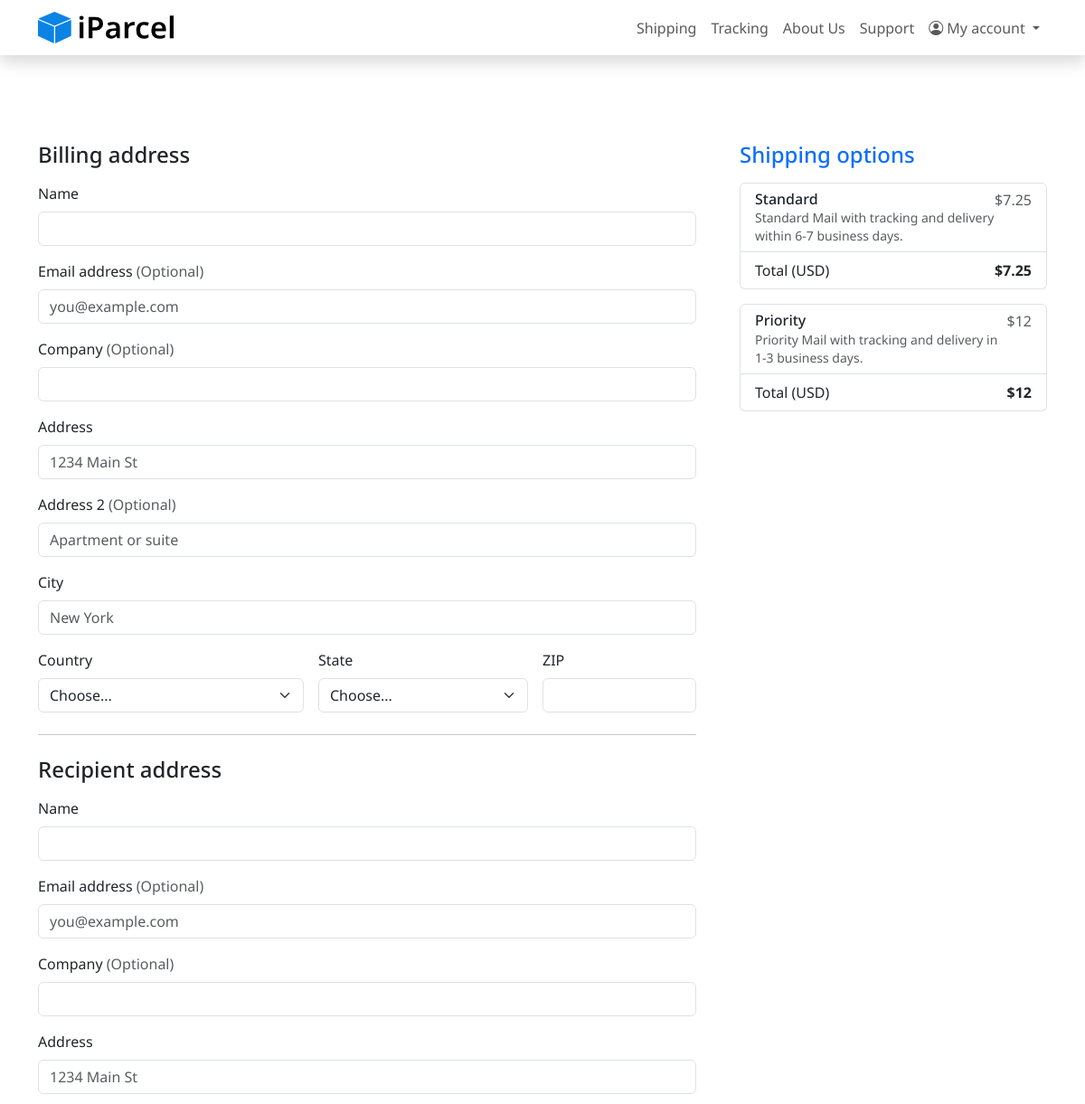
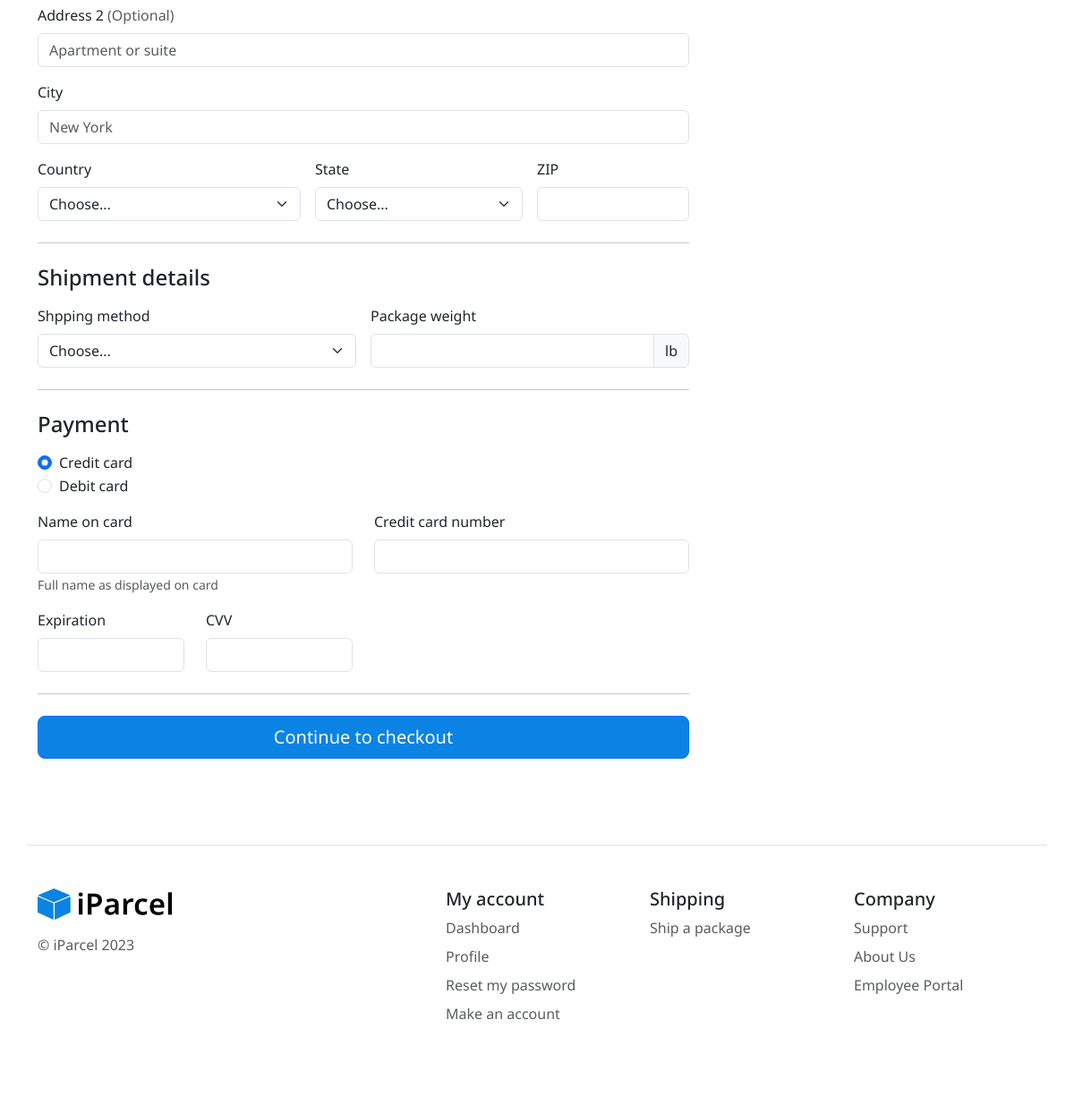
The page /newshipping.php on the database its author committed (2 pictures, top to bottom).
### tables this page shows
CREATE TABLE IF NOT EXISTS `parcel_method` (
  `parcel_method_id` int NOT NULL AUTO_INCREMENT,
  `name` varchar(50) NOT NULL DEFAULT '',
  `description` varchar(225) DEFAULT NULL,
  `price` float NOT NULL DEFAULT '0',
  PRIMARY KEY (`parcel_method_id`)
);

### newshipping.php (the view, shortened to what this page needs)
<?php
require_once 'globals.include.php';
$stmt = $dbConn->prepare("SELECT * FROM parcel_method");
$stmt->execute();
$parcelMethods = $stmt->fetchAll();
?>
<!DOCTYPE html>
<html>
<head>
    <link href="https://cdn.jsdelivr.net/npm/bootstrap@5.3.0-alpha1/dist/css/bootstrap.min.css" rel="stylesheet">
    <link href="https://cdn.jsdelivr.net/npm/bootstrap-icons@1.10.3/font/bootstrap-icons.css" rel="stylesheet">
    <link href="css/style.css" rel="stylesheet">
</head>
<body>
    <?php include 'navbar.include.php'; ?>
    <div class="px-4 py-5 my-5">
        <div class="container">
            <div class="row g-5">
                <div class="col-md-5 col-lg-4 order-md-last">
                    <h4 class="d-flex justify-content-between align-items-center mb-3">
                        <span class="text-primary">Shipping options</span>
                    </h4>
                    <?php foreach ($parcelMethods as $parcelMethod) : ?>
                        <ul class="list-group mb-3" id="cart">
                            <li class="list-group-item d-flex justify-content-between lh-sm">
                                <div>
                                    <h6 class="my-0"><?= $parcelMethod["name"]; ?></h6>
                                    <small class="text-body-secondary"><?= $parcelMethod["description"]; ?></small>
                                </div>
                                <span class="text-body-secondary">$<?= $parcelMethod["price"]; ?></span>
                            </li>
                            <li class="list-group-item d-flex justify-content-between">
                                <span>Total (USD)</span>
                                <strong>$<?= $parcelMethod["price"]; ?></strong>
                            </li>
                        </ul>
                    <?php endforeach; ?>
                </div>
                <div class="col-md-7 col-lg-8">
                    <h4 class="mb-3">Billing address</h4>
                    <form action="newshipping.php" method="post">
                        <div class="row g-3">
                            <div class="col-12">
                                <label for="from_name" class="form-label">Name</label>
                                <input type="text" class="form-control" id="from_name" name="from_name" placeholder="" value="" required="">
                            </div>
                            <div class="col-12">
                                <label for="from_email" class="form-label">Email address <span class="text-body-secondary">(Optional)</span></label>
                                <input type="email" class="form-control" id="from_email" name="from_email" placeholder="you@example.com">
                            </div>
                            <div class="col-12">
                                <label for="from_company" class="form-label">Company <span class="text-body-secondary">(Optional)</span></label>
                                <input type="text" class="form-control" name="from_company" id="from_company">
                            </div>
                            <div class="col-12">
                                <label for="from_address" class="form-label">Address</label>
                                <input type="text" class="form-control" id="from_address" name="from_address" placeholder="1234 Main St" required="">
                            </div>
                            <div class="col-12">
                                <label for="from_second_address" class="form-label">Address 2 <span class="text-body-secondary">(Optional)</span></label>
                                <input type="text" class="form-control" id="from_second_address" name="from_second_address" placeholder="Apartment or suite">
                            </div>
                            <div class="col-12">
                                <label for="from_city" class="form-label">City</label>
                                <input type="text" class="form-control" id="from_city" name="from_city" placeholder="New York">
                            </div>
                            <div class="col-md-5">
                                <label for="from_country" class="form-label">Country</label>
                                <select class="form-select" id="from_country" name="from_country" required="">
                                    <option value="">Choose...</option>
                                </select>
                            </div>
                            <div class="col-md-4">
                                <label for="from_state" class="form-label">State</label>
                                <select class="form-select" id="from_state" name="from_state" required="">
                                    <option value="">Choose...</option>
                                </select>
                            </div>
                            <div class="col-md-3">
                                <label for="from_zip" class="form-label">ZIP</label>
                                <input type="text" class="form-control" id="from_zip" name="from_zip" placeholder="" required="">
                            </div>
                        </div>
                        <hr class="my-4">
                        <h4 class="mb-3">Recipient address</h4>
                        <div class="row g-3">
                            <div class="col-12">
                                <label for="to_name" class="form-label">Name</label>
                                <input type="text" class="form-control" id="to_name" name="to_name" value="" required="">
                            </div>
                            <div class="col-12">
                                <label for="to_email" class="form-label">Email address <span class="text-body-secondary">(Optional)</span></label>
                                <input type="email" class="form-control" id="to_email" name="to_email" placeholder="you@example.com">
                            </div>
                            <div class="col-12">
                                <label for="to_company" class="form-label">Company <span class="text-body-secondary">(Optional)</span></label>
                                <input type="text" class="form-control" id="to_company" name="to_company">
                            </div>
                            <div class="col-12">
                                <label for="to_address" class="form-label">Address</label>
                                <input type="text" class="form-control" id="to_address" name="to_address" placeholder="1234 Main St" required="">
                            </div>
                            <div class="col-12">
                                <label for="to_second_address" class="form-label">Address 2 <span class="text-body-secondary">(Optional)</span></label>
                                <input type="text" class="form-control" id="to_second_address" name="to_second_address" placeholder="Apartment or suite">
                            </div>
                            <div class="col-12">
                                <label for="to_city" class="form-label">City</label>
                                <input type="text" class="form-control" id="to_city" name="to_city" placeholder="New York">
                            </div>
                            <div class="col-md-5">
                                <label for="to_country" class="form-label">Country</label>
                                <select class="form-select" id="to_country" name="to_country" required="">
                                    <option value="">Choose...</option>
                                </select>
                            </div>
                            <div class="col-md-4">
                                <label for="to_state" class="form-label">State</label>
                                <select class="form-select" id="to_state" name="to_state" required="">
                                    <option value="">Choose...</option>
                                </select>
                            </div>
                            <div class="col-md-3">
                                <label for="to_zip" class="form-label">ZIP</label>
                                <input type="text" class="form-control" id="to_zip" name="to_zip" placeholder="" required="">
                            </div>
                        </div>
                        <hr class="my-4">
                        <h4 class="mb-3">Shipment details</h4>
                        <div class="row g-3">
                            <div class="col-sm-6">
                                <label for="method" class="form-label">Shpping method</label>
                                <select class="form-select" id="method" name="method" aria-label="Default select example">
                                    <option selected>Choose...</option>
                                </select>
                            </div>
                            <div class="col-sm-6">
                                <label for="weight" class="form-label">Package weight</label>
                                <div class="input-group">
                                    <input type="text" class="form-control" id="weight" name="weight" aria-describedby="weight">
                                    <span class="input-group-text">lb</span>
                                </div>
                            </div>
                        </div>
                        <hr class="my-4">
                        <h4 class="mb-3">Payment</h4>
                        <div class="my-3">
                            <div class="form-check">
                                <input id="credit" name="payment_method" type="radio" class="form-check-input" checked="" required="">
                                <label class="form-check-label" for="credit">Credit card</label>
                            </div>
                            <div class="form-check">
                                <input id="debit" name="payment_method" type="radio" class="form-check-input" required="">
                                <label class="form-check-label" for="debit">Debit card</label>
                            </div>
                        </div>
                        <div class="row gy-3">
                            <div class="col-md-6">
                                <label for="cc-name" class="form-label">Name on card</label>
                                <input type="text" class="form-control" id="cc-name" name="cc_name" placeholder="" required="">
                                <small class="text-body-secondary">Full name as displayed on card</small>
                            </div>
                            <div class="col-md-6">
                                <label for="cc-number" class="form-label">Credit card number</label>
                                <input type="text" class="form-control" id="cc-number" name="cc_number" placeholder="" required="">
                            </div>
                            <div class="col-md-3">
                                <label for="cc-expiration" class="form-label">Expiration</label>
                                <input type="text" class="form-control" id="cc-expiration" name="cc_expiration" placeholder="" required="">
                            </div>
                            <div class="col-md-3">
                                <label for="cc-cvv" class="form-label">CVV</label>
                                <input type="text" class="form-control" id="cc-cvv" name="cc_cvv" placeholder="" required="">
                            </div>
                        </div>
                        <hr class="my-4">
                        <button class="w-100 btn btn-primary btn-lg" name="submit" type="submit">Continue to checkout</button>
                    </form>
                </div>
            </div>
        </div>
    </div>
    <?php include 'footer.include.php'; ?>
</body>
</html>

### css/style.css (style rules this page uses)
body { font-family: 'Noto Sans', sans-serif!important; }
.btn-primary { background: #0B83E5!important; }

### rows shown on the page
parcel_method: name "Standard", description "Standard Mail with tracking and delivery within 6-7 business days.", price "7.25"
parcel_method: name "Priority", description "Priority Mail with tracking and delivery in 1-3 business days.", price "12"
